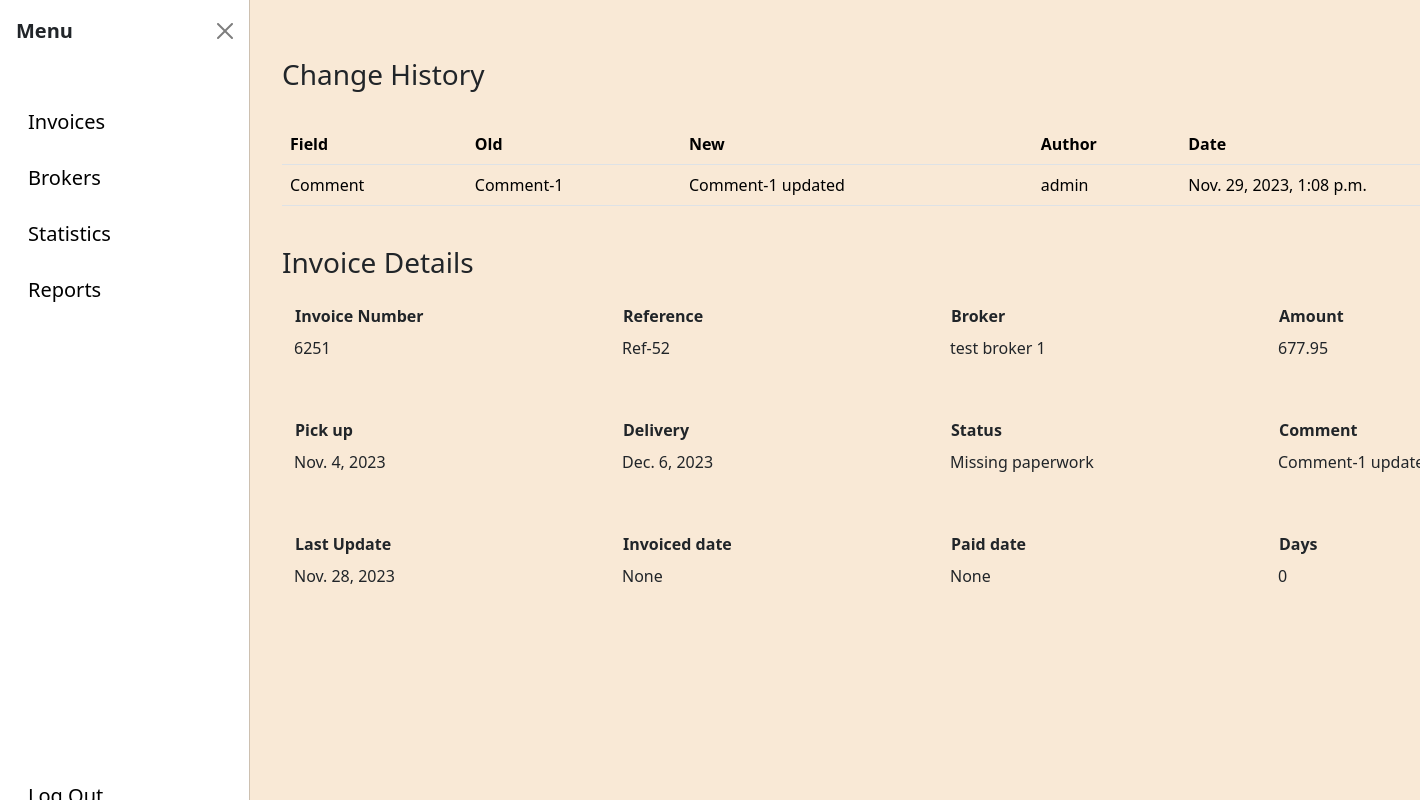
The app's page /invoices/invoice-detail/1, older data.
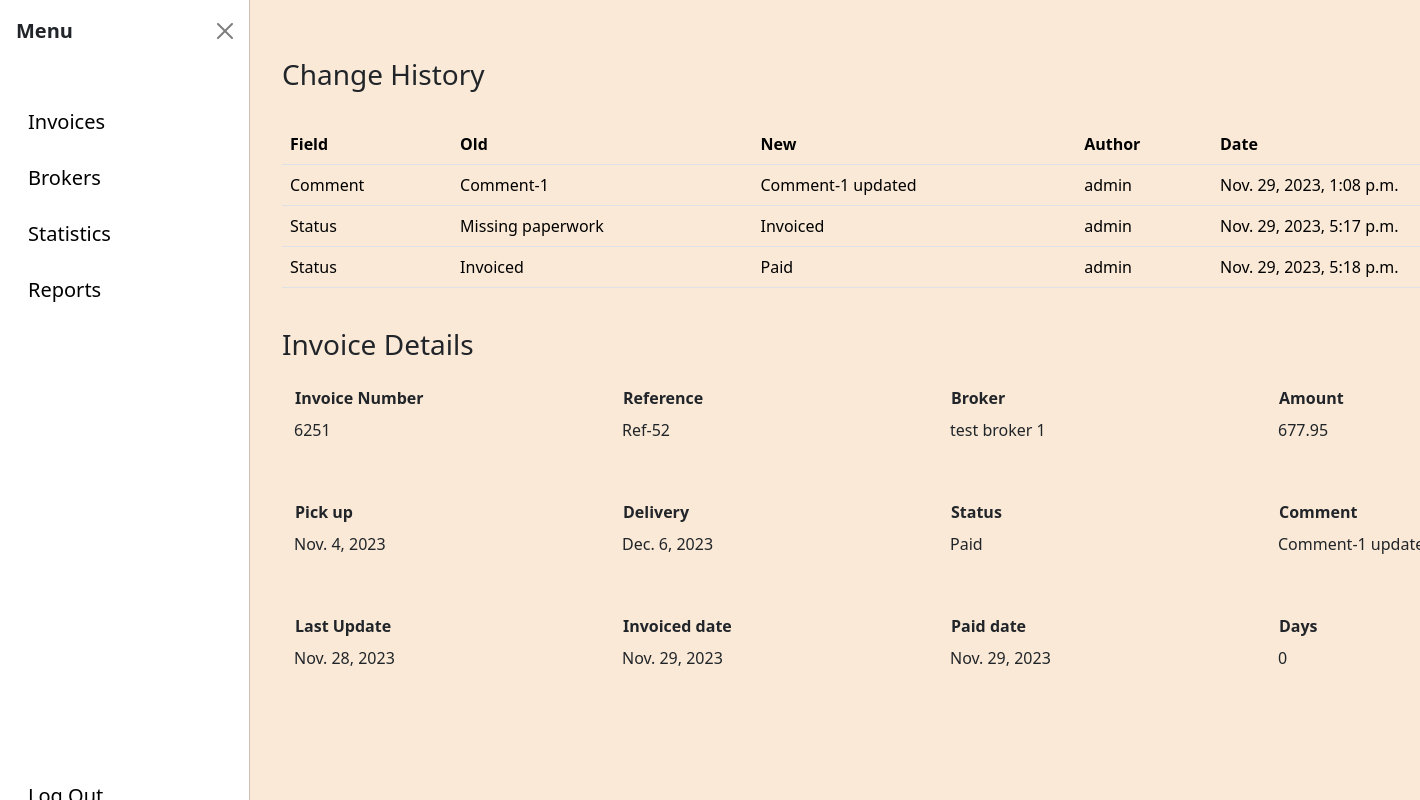
The same page, newer data.
### invoices/models.py (models this page shows, shortened)
class InvoiceChangeHistory(models.Model):
    field = models.CharField(max_length=100)
    old = models.CharField(max_length=100)
    new = models.CharField(max_length=100)
    user = models.ForeignKey(User, on_delete=models.CASCADE)
    invoice = models.ForeignKey(Invoice, on_delete=models.CASCADE)
    date = models.DateTimeField(auto_now_add=True, null=True, blank=True)

class Invoice(models.Model):
    invoice_number = models.BigIntegerField()
    reference = models.CharField(max_length=250)
    broker = models.ForeignKey(Broker, on_delete=models.SET_NULL, null=True, blank=True)
    pick_up = models.DateField()
    delivery = models.DateField()
    amount = models.DecimalField(max_digits=10, decimal_places=2)
    status = models.ForeignKey(Status, on_delete=models.SET_NULL, null=True, blank=True)
    comment = models.CharField(max_length=255)
    last_update = models.DateField()
    invoiced_date = models.DateField(null=True, blank=True)
    paid_date = models.DateField(null=True, blank=True)
    days_since_invoiced = models.IntegerField(null=True, blank=True)

class Status(models.Model):
    name = models.CharField(max_length=250)

### brokers/models.py (models this page shows, shortened)
class Broker(models.Model):
    company = models.CharField(max_length=150, null=False, blank=False)
    postal = models.BigIntegerField(null=False, blank=False)
    state = models.CharField(max_length=50, null=False, blank=False)
    status = models.ForeignKey(Status, on_delete=models.CASCADE, null=False, blank=False)
    mc_number = models.BigIntegerField(null=False, blank=False)
    city = models.CharField(max_length=100, null=False, blank=False)
    phone_number = models.CharField(max_length=20, null=False, blank=False)

### invoices/views.py (the view)
# urls.py: path('invoice-detail/<int:pk>', InvoiceDetailView.as_view(), name='invoice-detail'),
class InvoiceDetailView(View):
    def get(self, request, pk):
        invoice_instance = get_object_or_404(Invoice, pk=pk)
        history = InvoiceChangeHistory.objects.filter(invoice=invoice_instance).all()
        context = {
            "invoice": invoice_instance,
            "history": history,
        }
        return render(request, 'invoices/invoice_detail.html', context)

### invoices/templates/invoices/invoice_detail.html (shortened to what the changed rows need)
{% extends "base.html" %}
{% block content %}
<div class="container">
    {% if history %}
        <h3>Change History</h3> <br>
        <table class="table table-hover">
            <thead>
                <th>Field</th>
                <th>Old</th>
                <th>New</th>
                <th>Author</th>
                <th>Date</th>
            </thead>
            <tbody>
                {% for activity in history %}
                    <tr>
                        <td>{{ activity.field }}</td>
                        <td>{{ activity.old }}</td>
                        <td>{{ activity.new }}</td>
                        <td>{{ activity.user }}</td>
                        <td>{{ activity.date }}</td>
                    </tr>
                {% endfor %}
            </tbody>
        </table>
    {% endif %}
    <br>
<div class="invoice-items">
        <div class="form-floating mb-3">
            <label for="invoice_number"><b>Invoice Number</b></label><br>
            <input type="email" readonly class="form-control-plaintext" id="floatingPlaintextInput" placeholder="{{ invoice.invoice_number }}" value="{{ invoice.invoice_number }}">
        </div>
        <div class="form-floating mb-3">
            <label for="reference"><b>Reference</b></label><br>
            <input type="email" readonly class="form-control-plaintext" id="floatingPlaintextInput" placeholder="{{ invoice.reference }}" value="{{ invoice.reference }}">
        </div>
        <div class="form-floating mb-3">
            <label for="broker"><b>Broker</b></label><br>
            <input type="email" readonly class="form-control-plaintext" id="floatingPlaintextInput" placeholder="{{ invoice.broker.company }}" value="{{ invoice.broker.company }}">
        </div>
        <div class="form-floating mb-3">
            <label for="amount"><b>Amount</b></label><br>
            <input type="email" readonly class="form-control-plaintext" id="floatingPlaintextInput" placeholder="{{ invoice.amount }}" value="{{ invoice.amount }}">
        </div>
        <div class="form-floating mb-3">
            <label for="pick_up"><b>Pick up</b></label><br>
            <input type="email" readonly class="form-control-plaintext" id="floatingPlaintextInput" placeholder="{{ invoice.pick_up }}" value="{{ invoice.pick_up }}">
        </div>
        <div class="form-floating mb-3">
            <label for="delivery"><b>Delivery</b></label><br>
            <input type="email" readonly class="form-control-plaintext" id="floatingPlaintextInput" placeholder="{{ invoice.delivery }}" value="{{ invoice.delivery }}">
        </div>
        <div class="form-floating mb-3">
            <label for="status"><b>Status</b></label><br>
            <input type="email" readonly class="form-control-plaintext" id="floatingPlaintextInput" placeholder="{{ invoice.status.name }}" value="{{ invoice.status.name }}">
        </div>
        <div class="form-floating mb-3">
            <label for="comment"><b>Comment</b></label><br>
            <input type="email" readonly class="form-control-plaintext" id="floatingPlaintextInput" placeholder="{{ invoice.comment }}" value="{{ invoice.comment }}">
        </div>
        <div class="form-floating mb-3">
            <label for="last_update"><b>Last Update</b></label><br>
            <input type="email" readonly class="form-control-plaintext" id="floatingPlaintextInput" placeholder="{{ invoice.last_update }}" value="{{ invoice.last_update }}">
        </div>
        <div class="form-floating mb-3">
            <label for="invoiced_date"><b>Invoiced date</b></label><br>
            <input type="email" readonly class="form-control-plaintext" id="floatingPlaintextInput" placeholder="{{ invoice.invoiced_date }}" value="{{ invoice.invoiced_date }}">
        </div>
        <div class="form-floating mb-3">
            <label for="paid_date"><b>Paid date</b></label><br>
            <input type="email" readonly class="form-control-plaintext" id="floatingPlaintextInput" placeholder="{{ invoice.paid_date }}" value="{{ invoice.paid_date }}">
        </div>
        <div class="form-floating mb-3">
            <label for="days"><b>Days</b></label><br>
            <input type="email" readonly class="form-control-plaintext" id="floatingPlaintextInput" placeholder="{{ invoice.days_since_invoiced }}" value="{{ invoice.days_since_invoiced }}">
        </div>
</div>
</div>
{% endblock content %}

Row changes from the older to the newer data that the page shows:
added InvoiceChangeHistory: field "Status", old "Missing paperwork", new "Invoiced", user "admin", date "Nov. 29, 2023, 5:17 p.m."
added InvoiceChangeHistory: field "Status", old "Invoiced", new "Paid", user "admin", date "Nov. 29, 2023, 5:18 p.m."
changed Invoice "Ref-52": status.name "Missing paperwork" → "Paid"; invoiced_date "None" → "Nov. 29, 2023"; paid_date "None" → "Nov. 29, 2023"
